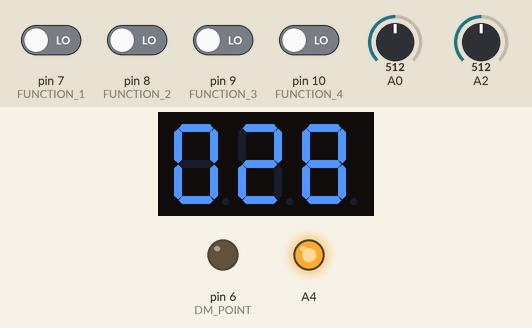
Recording of a sketch running on a simulated Arduino Uno, built with avr-gcc and run on an emulated ATmega328P. On the bench: 3-digit seven-segment display, output pins drawn as LEDs (lit = HIGH). Wiring (inferred from the names in the program): BCD to 7-segment decoder: data pin 2, pin 3, pin 4, pin 5; 3-digit 7-segment display, segments lit when HIGH: segments Q0, Q1, Q2, Q3, Q4, Q5, Q6; digit selects pin 11, pin 12, pin 13. Dashed ring = blinking. Inputs (shaded band) come from the test bench; at power-on: pin 7 (FUNCTION_1), pin 8 (FUNCTION_2), pin 9 (FUNCTION_3), pin 10 (FUNCTION_4) LOW, A0 = 512, A2 = 512. The segment pins are drawn as the display they are named for; pins used as bus, display or sensor lines are not drawn; what the sketch prints to the serial monitor is not drawn.

Above: at 0.9 s.
1.3 s: pin 7 (FUNCTION_1) driven HIGH
At 2.2 s:
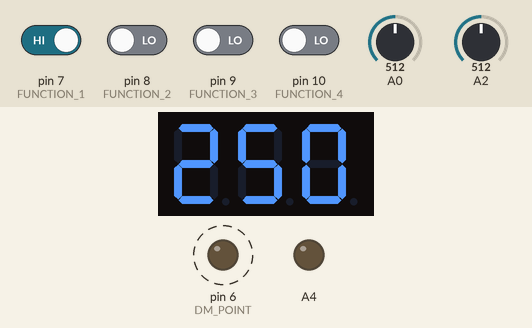
3.1 s: pin 8 (FUNCTION_2) driven HIGH
At 3.42 s:
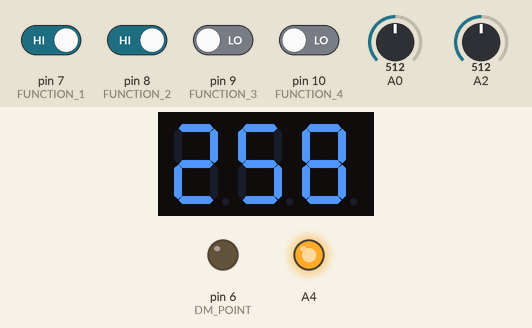
5.2 s: pin 7 (FUNCTION_1) driven LOW
At 6.4 s:
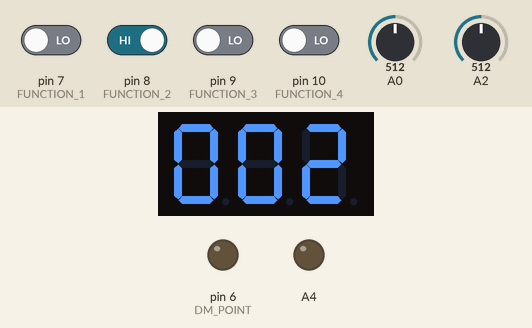
6.7 s: pin 9 (FUNCTION_3) driven HIGH
At 7.97 s:
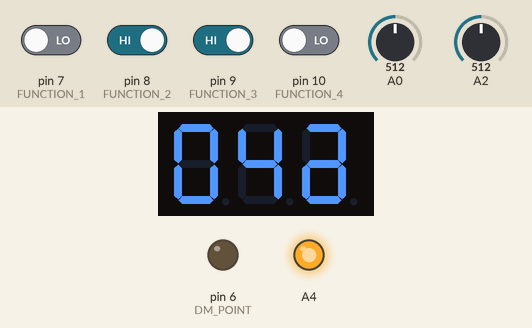
8.3 s: pin 8 (FUNCTION_2) driven LOW
At 9.6 s:
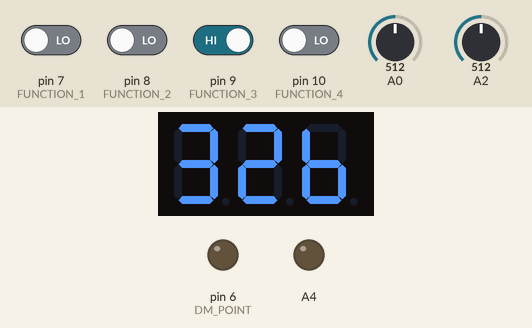
9.9 s: pin 10 (FUNCTION_4) driven HIGH
At 30.59 s:
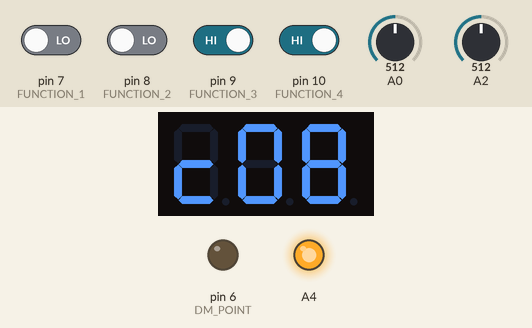
Timing chart, 0 to 31.8 s (numbered marks = the images above; inputs shaded):
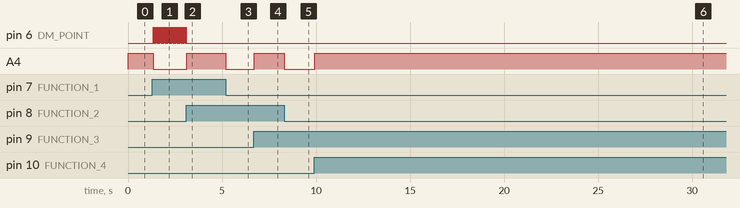

The sketch:

P2_arduin_sw.ino
```cpp
//pin assignment - Common cathode for the 3 individual digits on 3*sevensegment display
const int DIGIT1 = 11;
const int DIGIT2 = 12;
const int DIGIT3 = 13;

//pin assignment - decimal point
const int DM_POINT = 6;

//pin assignment - binary values for digital output to BCD-encoder
const int BCD_A = 2;
const int BCD_B = 3;
const int BCD_C = 4;
const int BCD_D = 5;

//pin assignment - function selection
const int FUNCTION_1 = 7;
const int FUNCTION_2 = 8;
const int FUNCTION_3 = 9;
const int FUNCTION_4 = 10;

const int WAIT_TIME_MS = 10;

const int R1_LOW = 326;
const int R1_HIGH = 34300;
const int U_REF = 5;

int hundratal = 0, tiotal=0, ental=0;
unsigned int counter = 0;

int fkn1 = 0;
int fkn2 = 0;
int fkn3 = 0;
int fkn4 = 0;
int function_select = 0;
int dp1 = 0, dp2 = 0, dp3 = 0;
float U_in = 0;
long int r2 = 0;

void setup() {
  Serial.begin(115200);
  Serial.println("starting program");

  pinMode(DIGIT1, OUTPUT);
  pinMode(DIGIT2, OUTPUT);
  pinMode(DIGIT3, OUTPUT);

  pinMode(DM_POINT, OUTPUT);

  pinMode(A4, OUTPUT);

  pinMode(BCD_A, OUTPUT);
  pinMode(BCD_B, OUTPUT);
  pinMode(BCD_C, OUTPUT);
  pinMode(BCD_D, OUTPUT);

  pinMode(FUNCTION_1, INPUT);
  pinMode(FUNCTION_2, INPUT);
  pinMode(FUNCTION_3, INPUT);
  pinMode(FUNCTION_4, INPUT);

  //all digits off from start
  digitalWrite(DIGIT1, HIGH);
  digitalWrite(DIGIT2, HIGH);
  digitalWrite(DIGIT3, HIGH);
  digitalWrite(DM_POINT, HIGH);

  //Buzzer off from start
  digitalWrite(A4, LOW);
}

void loop() {
  fkn1 = digitalRead(FUNCTION_1);
  fkn2 = digitalRead(FUNCTION_2);
  fkn3 = digitalRead(FUNCTION_3);
  fkn4 = digitalRead(FUNCTION_4);
  //Concatinate to one 4-bit word
  function_select = ((fkn4 << 3)) | (fkn3 << 2) | (fkn2 << 1) | (fkn1 << 0);

  switch (function_select) {
    //Voltage - low range
    case 0b0001:
      counter = (unsigned int)map(analogRead(A0),0,1023,0,500);
      dp1 = HIGH;
      dp2 = LOW;
      dp3 = LOW;
      digitalWrite(A4, LOW);
      break;
    case 0b0010:
      counter = 2;
      dp1 = LOW;
      dp2 = LOW;
      dp3 = LOW;
      digitalWrite(A4, LOW);
      break;
    //Resistance - low range
    case 0b0100:
      U_in = map(analogRead(A2),0,1023,0,500);
      U_in = U_in/100;
      r2 = (unsigned int)(U_in*R1_LOW)/(U_REF-U_in);
      counter = r2;
      dp1 = LOW;
      dp2 = LOW;
      dp3 = LOW;
      digitalWrite(A4, LOW);
      break;
    //Resistance - high range
    case 0b1000:
      U_in = map(analogRead(A3),0,1023,0,500);
      U_in = U_in/100;
      r2 = (long int)(U_in*R1_HIGH)/(U_REF-U_in);
      counter = (int)(r2/1000); //display kilo-ohm
      dp1 = LOW;
      dp2 = LOW;
      dp3 = LOW;
      digitalWrite(A4, LOW);
      break;
    default:
      counter++;
      dp1 = LOW;
      dp2 = LOW;
      dp3 = LOW;
      digitalWrite(A4, HIGH);
      break;
  }


  hundratal = (counter / 100) & 0xF; // Hundratal i BCD

  // Accessa och styra GPIO med enskilda bitar från hundratal
  digitalWrite(BCD_A, (hundratal >> 0) & 1); // Bit 0 av hundratal till GPIO 2
  digitalWrite(BCD_B, (hundratal >> 1) & 1); // Bit 1 av hundratal till GPIO 3
  digitalWrite(BCD_C, (hundratal >> 2) & 1); // Bit 2 av hundratal till GPIO 4
  digitalWrite(BCD_D, (hundratal >> 3) & 1); // Bit 3 av hundratal till GPIO 5
  digitalWrite(DM_POINT, dp1);
  digitalWrite(DIGIT1, LOW);
  delay(WAIT_TIME_MS);
  digitalWrite(DM_POINT, LOW);
  digitalWrite(DIGIT1, HIGH);

  tiotal = ((counter / 10) % 10)& 0xF; // Hundratal i BCD

  // Accessa och styra GPIO med enskilda bitar från hundratal
  digitalWrite(BCD_A, (tiotal >> 0) & 1); // Bit 0 av hundratal till GPIO 2
  digitalWrite(BCD_B, (tiotal >> 1) & 1); // Bit 1 av hundratal till GPIO 3
  digitalWrite(BCD_C, (tiotal >> 2) & 1); // Bit 2 av hundratal till GPIO 4
  digitalWrite(BCD_D, (tiotal >> 3) & 1); // Bit 3 av hundratal till GPIO 5
  digitalWrite(DM_POINT, dp2);
  digitalWrite(DIGIT2, LOW);
  delay(WAIT_TIME_MS);
  digitalWrite(DM_POINT, LOW);
  digitalWrite(DIGIT2, HIGH);

  ental = (counter % 10) & 0xF; // Hundratal i BCD

  // Accessa och styra GPIO med enskilda bitar från hundratal
  digitalWrite(BCD_A, (ental >> 0) & 1); // Bit 0 av hundratal till GPIO 2
  digitalWrite(BCD_B, (ental >> 1) & 1); // Bit 1 av hundratal till GPIO 3
  digitalWrite(BCD_C, (ental >> 2) & 1); // Bit 2 av hundratal till GPIO 4
  digitalWrite(BCD_D, (ental >> 3) & 1); // Bit 3 av hundratal till GPIO 5
  digitalWrite(DM_POINT, dp3);
  digitalWrite(DIGIT3, LOW);
  delay(WAIT_TIME_MS);
  digitalWrite(DM_POINT, LOW);
  digitalWrite(DIGIT3, HIGH);

}
```

Measured:
- after the input at 1.3 s, pin 6 (DM_POINT): alternates HIGH for 0.01 s and LOW for 0.02 s, starting at once; A4: HIGH → LOW at once
- after the input at 3.1 s, pin 6 (DM_POINT): goes on until 3.1 s, then stays LOW; A4: LOW → HIGH at once; the display: first changes after 0.10 s (image 2 shows a later state)
- after the input at 5.2 s, A4: HIGH → LOW at once
- after the input at 6.7 s, A4: LOW → HIGH at once; the display: first changes after 0.10 s (image 4 shows a later state)
- after the input at 8.3 s, A4: HIGH → LOW at once
- after the input at 9.9 s, A4: LOW → HIGH at once; the display: first changes after 0.08 s (image 6 shows a later state)
